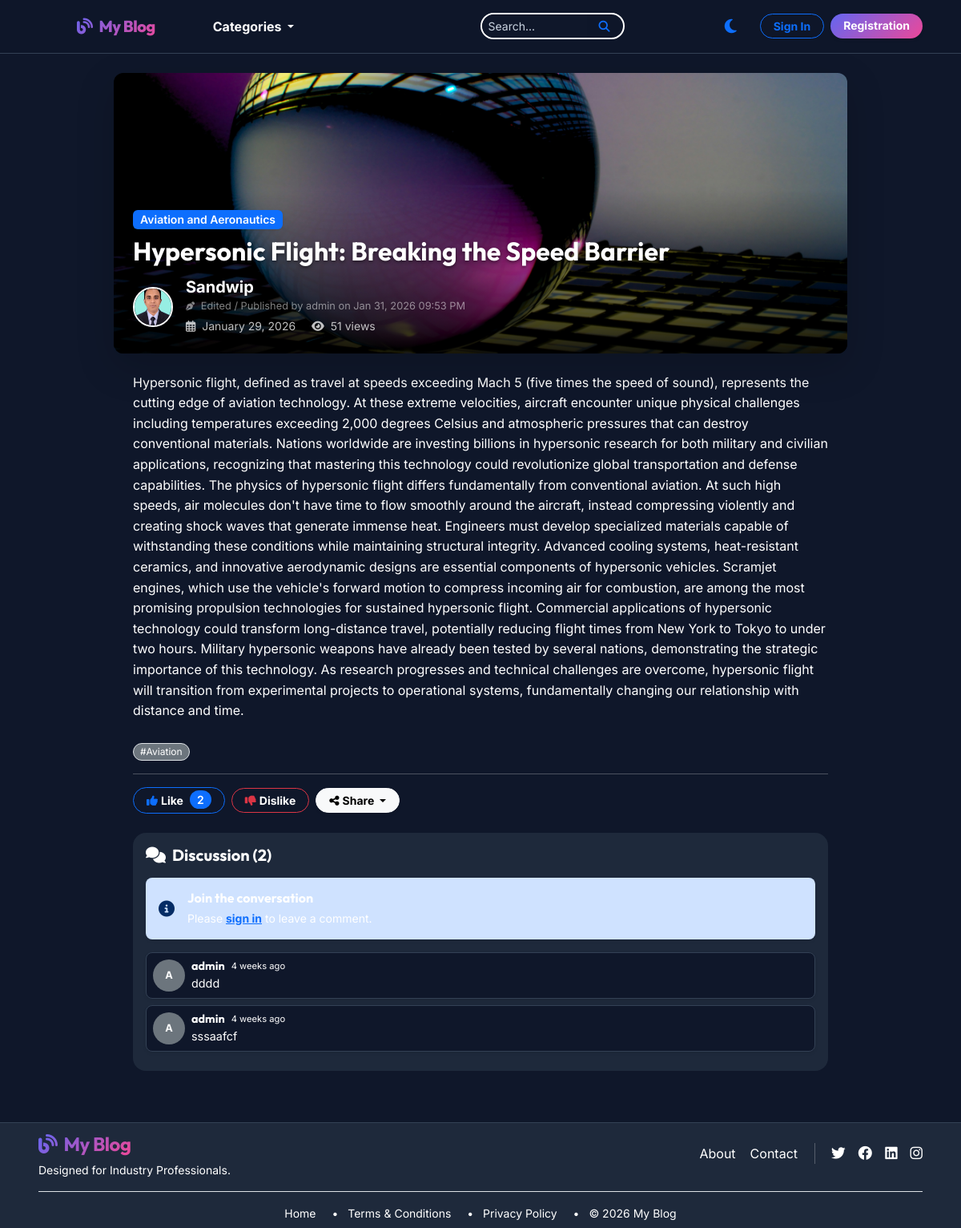
The app's page /post/hypersonic-flight-breaking-the-speed-barrier/ with its own data.
### blog/models.py (models this page shows, shortened)
class Post(models.Model):
    STATUS_CHOICES = (
        ('draft', 'Draft'),
        ('published', 'Published'),
    )
    title = models.CharField(max_length=200)
    slug = models.SlugField(unique=True, blank=True)
    content = models.TextField()
    featured_image = models.ImageField(upload_to='posts/')
    category = models.ForeignKey(Category, on_delete=models.CASCADE, related_name='posts')
    tags = models.ManyToManyField(Tag, blank=True)
    author = models.ForeignKey(User, on_delete=models.CASCADE)
    status = models.CharField(max_length=10, choices=STATUS_CHOICES, default='draft')
    created_at = models.DateTimeField(auto_now_add=True)
    updated_at = models.DateTimeField(auto_now=True)
    views_count = models.PositiveIntegerField(default=0)
    last_edited_by = models.ForeignKey(User, on_delete=models.SET_NULL, null=True, blank=True, related_name='edited_posts')
    last_edited_at = models.DateTimeField(null=True, blank=True)
    def save(self, *args, **kwargs):
        super().save(*args, **kwargs)

class Category(models.Model):
    name = models.CharField(max_length=100)
    slug = models.SlugField(unique=True, blank=True)
    parent = models.ForeignKey('self', on_delete=models.SET_NULL, null=True, blank=True, related_name='children')
    class Meta:
        verbose_name_plural = "Categories"

class Profile(models.Model):
    user = models.OneToOneField(User, on_delete=models.CASCADE)
    profile_picture = models.ImageField(upload_to='profile_pics/', blank=True, null=True)
    bio = models.TextField(blank=True)
    mobile_number = models.CharField(max_length=20, blank=True)
    educational_qualifications = models.CharField(max_length=200, blank=True)
    interested_subjects = models.CharField(max_length=300, blank=True)
    profession = models.CharField(max_length=100, blank=True)
    current_city = models.CharField(max_length=100, blank=True)
    country = models.CharField(max_length=100, blank=True)

class Tag(models.Model):
    name = models.CharField(max_length=50)
    slug = models.SlugField(unique=True, blank=True)

class Comment(models.Model):
    post = models.ForeignKey(Post, on_delete=models.CASCADE, related_name='comments')
    user = models.ForeignKey(User, on_delete=models.CASCADE)
    content = models.TextField()
    parent = models.ForeignKey('self', on_delete=models.CASCADE, null=True, blank=True, related_name='replies')
    created_at = models.DateTimeField(auto_now_add=True)
    active = models.BooleanField(default=True)

### blog/views.py (the view)
# urls.py: path('post/<slug:slug>/', views.post_detail, name='post_detail'),
def post_detail(request, slug):
    post = get_object_or_404(Post, slug=slug)
    if post.status == 'draft' and request.user != post.author and not request.user.is_superuser:
        raise Http404("Post not found")
    post.views_count += 1
    post.save()
    comments = post.comments.filter(active=True, parent__isnull=True).order_by('-created_at')
    comment_form = CommentForm()
    user_interaction = None
    if request.user.is_authenticated:
        try:
            interaction = PostInteraction.objects.get(user=request.user, post=post)
            user_interaction = interaction.interaction_type
        except PostInteraction.DoesNotExist:
            user_interaction = None
    likes_count = post.interactions.filter(interaction_type='like').count()
    dislikes_count = post.interactions.filter(interaction_type='dislike').count()
    context = {
        'post': post,
        'comments': comments,
        'comment_form': comment_form,
        'user_interaction': user_interaction,
        'likes_count': likes_count,
        'dislikes_count': dislikes_count,
    }
    return render(request, 'blog/post_detail.html', context)

### templates/blog/post_detail.html (shortened to what this page needs)
{% extends 'base.html' %}
{% load static %}
{% block content %}
<div class="container-fluid px-4 px-lg-5 my-4 animate-load">
    <div class="row justify-content-center">
        <div class="col-lg-10">
            <div class="card border-0 shadow-lg overflow-hidden">
                {% if post.featured_image %}
                <div class="position-relative" style="height: 350px;">
                    <img src="{{ post.featured_image.url }}" class="w-100 h-100 object-fit-cover"
                        alt="{{ post.title }}">
                    <div class="position-absolute bottom-0 start-0 w-100 p-4"
                        style="background: linear-gradient(to top, rgba(0,0,0,0.9), transparent);">
                        <span class="badge bg-primary mb-2 shadow-sm">{{ post.category.name }}</span>
                        <h1 class="fw-bold text-white mb-2 fs-2 text-shadow">{{ post.title }}</h1>
                        <div class="d-flex align-items-center mt-3">
                            {% if post.author.profile.profile_picture %}
                            <img src="{{ post.author.profile.profile_picture.url }}"
                                class="rounded-circle me-3 border border-2 border-white shadow-sm"
                                style="width: 50px; height: 50px; object-fit: cover;">
                            {% else %}
                            <div class="rounded-circle bg-secondary me-3 d-flex align-items-center justify-content-center text-white border border-2 border-white shadow-sm"
                                style="width: 50px; height: 50px; font-size: 1.2rem;">
                                {{ post.author.username|make_list|first|upper }}
                            </div>
                            {% endif %}
                            <div class="d-flex flex-column">
                                <span class="fw-bold text-white fs-5 lh-1">{{ post.author.username }}</span>
                                {% if post.last_edited_by and post.last_edited_by != post.author %}
                                <div class="text-white-50 mt-1" style="font-size: 0.8rem;">
                                    <i class="fas fa-pen-nib me-1 small"></i>
                                    Edited / Published by {{ post.last_edited_by.username }}
                                    on {{ post.last_edited_at|date:"M d, Y h:i A" }}
                                </div>
                                {% endif %}
                                <div class="text-white small mt-1 opacity-75">
                                    <span class="me-3">
                                        <i class="far fa-calendar-alt me-1"></i>
                                        {{ post.created_at|date:"F d, Y" }}
                                    </span>
                                    <span>
                                        <i class="fas fa-eye me-1"></i>
                                        {{ post.views_count }} views
                                    </span>
                                </div>
                            </div>
                        </div>
                    </div>
                </div>
            </div>
            {% endif %}
            <div class="card-body p-3 p-md-4">
                <div class="article-content mb-4 text-break" style="font-size: 1rem; line-height: 1.6;">
                    {{ post.content|safe }}
                </div>
                {% if post.tags.all %}
                <div class="mb-3">
                    {% for tag in post.tags.all %}
                    <span class="badge bg-secondary border me-1 rounded-pill px-2 py-1 fw-normal"
                        style="font-size: 0.75rem;">#{{ tag.name }}</span>
                    {% endfor %}
                </div>
                {% endif %}
                <hr class="my-3 opacity-25">
                <div class="d-flex align-items-center justify-content-start mb-4 flex-wrap gap-2">
                    <button onclick="toggleInteraction('{{ post.slug }}', 'like')" id="like-btn"
                        class="btn btn-outline-primary rounded-pill px-3 py-1 fw-bold d-flex align-items-center gap-1 btn-sm {% if user_interaction == 'like' %}active{% endif %}">
                        <i class="fas fa-thumbs-up"></i> <span>Like</span>
                        <span class="badge bg-primary text-white ms-1 rounded-pill" id="likes-count">
                            {{ likes_count }}
                        </span>
                    </button>
                    <button onclick="toggleInteraction('{{ post.slug }}', 'dislike')" id="dislike-btn"
                        class="btn btn-outline-danger rounded-pill px-3 py-1 fw-bold d-flex align-items-center gap-1 btn-sm {% if user_interaction == 'dislike' %}active{% endif %}">
                        <i class="fas fa-thumbs-down"></i> <span>Dislike</span>
                    </button>
                    <div class="dropdown">
                        <button class="btn btn-light rounded-pill px-3 py-1 fw-bold shadow-sm dropdown-toggle btn-sm"
                            type="button" data-bs-toggle="dropdown">
                            <i class="fas fa-share-alt me-1"></i>Share
                        </button>
                    </div>
                </div>
                <div class="bg-light p-3 rounded-4 mb-3 dark-mode-adjust">
                    <h4 class="fw-bold mb-3 gradient-text fs-5"><i class="fas fa-comments me-2"></i>Discussion
                        (<span id="comment-count">{{ comments.count }}</span>)</h4>
                    {% if user.is_authenticated %}
                    <form onsubmit="submitComment(event, '{{ post.slug }}')" class="mb-3 position-relative"
                        id="add-comment-form">
                        {% csrf_token %}
                        <div class="mb-2">
                            <label for="commentContent" class="form-label fw-bold small text-muted mb-1"
                                style="font-size: 1rem;">Join the discussion</label>
                            <textarea class="form-control rounded-3 border-0 shadow-sm py-2 px-3"
                                placeholder="Leave a comment here..." id="commentContent" name="content" rows="2"
                                style="min-height: 60px; font-size: 0.9rem;" required></textarea>
                        </div>
                        <div class="d-flex justify-content-end">
                            <button type="submit"
                                class="btn btn-primary rounded-pill px-3 py-1 fw-bold shadow-sm btn-sm">Comment</button>
                        </div>
                    </form>
                    {% else %}
                    <div class="alert alert-primary border-0 mb-3 rounded-3 shadow-sm d-flex align-items-center p-3">
                        <i class="fas fa-info-circle me-3 fa-lg"></i>
                        <div>
                            <h6 class="fw-bold mb-1">Join the conversation</h6>
                            <p class="mb-0 small">Please <a href="{% url 'account_login' %}"
                                    class="fw-bold text-decoration-underline">sign in</a> to leave a comment.</p>
                        </div>
                    </div>
                    {% endif %}
                    <div class="comment-list" id="comment-list">
                        {% for comment in comments %}
                        <div class="d-flex mb-2 animate-hover p-2 rounded-3 bg-white shadow-sm border comment-card"
                            id="comment-{{ comment.pk }}">
                            <div class="flex-shrink-0">
                                {% if comment.user.profile.profile_picture %}
                                <img src="{{ comment.user.profile.profile_picture.url }}"
                                    class="rounded-circle object-fit-cover" width="40" height="40">
                                {% else %}
                                <div class="rounded-circle bg-secondary d-flex align-items-center justify-content-center text-white fw-bold"
                                    style="width: 40px; height: 40px; font-size: 0.8rem;">
                                    {{ comment.user.username|make_list|first|upper }}
                                </div>
                                {% endif %}
                            </div>
                            <div class="flex-grow-1 ms-2 w-100">
                                <div class="d-flex justify-content-between align-items-start mb-0">
                                    <div class="d-flex flex-column w-100">
                                        <div class="d-flex align-items-center gap-2">
                                            <h6 class="fw-bold mb-0" style="font-size: 0.9rem;">
                                                {{ comment.user.username }}
                                            </h6>
                                            <small class="text-muted" style="font-size: 0.7rem;">
                                                {{ comment.created_at|timesince }} ago
                                            </small>
                                        </div>
                                        <div id="comment-content-wrapper-{{ comment.pk }}">
                                            <p class="mb-0 text-muted mt-1" id="comment-content-{{ comment.pk }}"
                                                style="font-size: 0.9rem; line-height: 1.3;">{{ comment.content }}
                                            </p>
                                        </div>
                                    </div>
                                </div>
                            </div>
                        </div>
                        {% empty %}
                        <div class="text-center py-4 opacity-50" id="no-comments-msg">
                            <i class="far fa-comments fa-2x mb-2"></i>
                            <p class="fw-bold small">No comments yet. Be the first!</p>
                        </div>
                        {% endfor %}
                    </div>
                </div>
            </div>
        </div>
    </div>
</div>
</div>
{% endblock %}

### records on screen
Post: featured_image (picture), category.name "Aviation and Aeronautics", title "Hypersonic Flight: Breaking the Speed Barrier", author.profile.profile_picture (picture), author.username "Sandwip", last_edited_by.username "admin", last_edited_at "Jan 31, 2026 09:53 PM", created_at "January 29, 2026", views_count "51", content "Hypersonic flight, defined as travel at speeds exceeding Mach 5 (five times the speed of sound), represents the cutting edge of aviation technology. At these extreme velocities, aircraft encounter unique physical challenges including temperatures exceeding 2,000 degrees Celsius and atmospheric pressures that can destroy conventional materials. Nations worldwide are investing billions in hypersonic research for both military and civilian applications, recognizing that mastering this technology could revolutionize global transportation and defense capabilities. The physics of hypersonic flight differs fundamentally from conventional aviation. At such high speeds, air molecules don't have time…"
Tag: name "Aviation"
Comment: user.username|make_list "A", user.username "admin", created_at "4 weeks", content "dddd"
Comment: user.username|make_list "A", user.username "admin", created_at "4 weeks", {{ comment.pk }} 1 (drawn), content "sssaafcf"

### other values on screen
{{ likes_count }} "2"
{{ comments.count }} "2"
